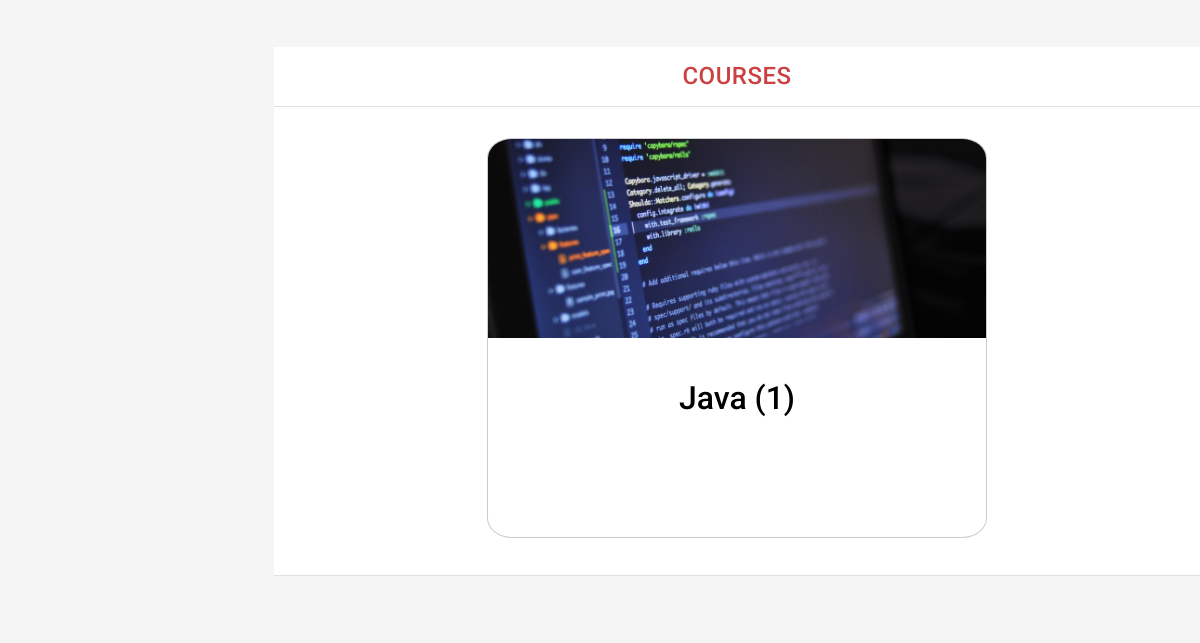
Screenshot of /student/Courses.php (signed in) with the database file from the repository.
### tables this page shows
CREATE TABLE `coursesapp` (
  `id` int(10) NOT NULL,
  `courseId` int(10) NOT NULL,
  `StudentId` int(10) NOT NULL,
  `DateAdded` date NOT NULL,
  `status` int(2) NOT NULL DEFAULT 3
);

CREATE TABLE `courses` (
  `id` int(10) NOT NULL,
  `name` varchar(100) NOT NULL,
  `description` text NOT NULL,
  `outline` text NOT NULL,
  `requirements` text NOT NULL,
  `outcome` text NOT NULL,
  `imagePath` varchar(150) NOT NULL,
  `teachersId` int(10) NOT NULL,
  `price` int(11) NOT NULL,
  `RegistrationExpirationDate` date NOT NULL,
  `startDate` date DEFAULT NULL,
  `DateAdded` date NOT NULL,
  `status` int(2) NOT NULL DEFAULT 1,
  `enrolledNumber` int(11) NOT NULL DEFAULT 0,
  `classroom` int(2) NOT NULL DEFAULT 2
);

### DB/DB.php (called while the page is built, shortened)
 <?php
 class DB{
  private static $connection;
  public function connect(){
    if (!isset(self::$connection)) {
      $config=parse_ini_file('config.ini');
      self::$connection=new mysqli($config['servername'],$config['username'],$config['password'],$config['dbname']);
    }
    return self::$connection;
  }
public function getStudentCurrentCourse($userid)
{
  $conn=$this->connect();
    $conn->set_charset("UTF8");
$query =" SELECT courses.id , courses.name , courses.classroom ,courses.imagePath, coursesapp.`id` as `coursesappid` ,courses.classroom , courses.status ,coursesapp.StudentId
FROM `coursesapp`
 JOIN courses ON coursesapp.`courseId` = courses.id
where coursesapp.StudentId  = '$userid' and courses.classroom= '1'
and courses.status= '1'  and coursesapp.status = '1'
ORDER BY   courses.id DESC
 ";
    $result = mysqli_query($conn, $query);
        return $result;
}
    }
?>

### student/Courses.php (the view, shortened to what this page needs)
<!DOCTYPE html>
<html>
		<?php
require('../DB/DB.php');
     $db = new DB();
$userid =  $_SESSION['id'];
 ?>
<head>
	<link rel="stylesheet" href="../assets/css/admin/module.admin.page.surveys_multiple.min.css" />
</head>
</head>
<body style="overflow-x: hidden;">
    <div id="content">
    <h1 class="content-heading bg-white border-bottom text-primary center"> Courses </h1>
    <div class="heading-buttons bg-white border-bottom innerAll">
	<div class="innerAll">
		<div class="courses">
	 	<?php
$result =$db->getStudentCurrentCourse($userid);
		foreach ($result as $item)
         {
           ?>
	<form class="form-horizontal" action="advertisements.php" method="POST" enctype="multipart/form-data" >
        <button  class="courseform"  type="submit"    name ="submit">
            <div class="course" id="course1">
                <img src="<?php echo $item['imagePath']; ?>" alt="Course Image">
                <br><br><br><br><br><br><br><br>
                <h2 style="color:black;" ><?php echo $item['name']   ; ?></h2>
                </div>
            </button>
 </form>
<?php } ?>
</div>
			</div>
		</div>
	</div>
</body>
</html>

### student/Courses.php (style rules this page uses)
.courseform { border: none; outline: none; background: none; }
.courses { display: flex; flex-wrap: wrap; justify-content: center; gap: 20px; }
.course { border: 1px solid #ccc; color: #6f6363; width: 500px; height: 400px; transition: transform 0.2s, box-shadow 0.2s; text-align: center; font-size: 20px; border-radius: 5%; }
.course { position: relative; overflow: hidden; }
.course img { width: 100%; height: 50%; object-fit: cover; position: absolute; top: 0; left: 0; }
body,strong,label { font-size: 18px; color: #333333; font-family: 'Poppins', sans-serif; letter-spacing: 0.5px; overflow-x: hidden; font-weight: 500 !important; }

### rows the page displays
coursesapp: courseId.imagePath (picture), courseId.name "Java (1)"
